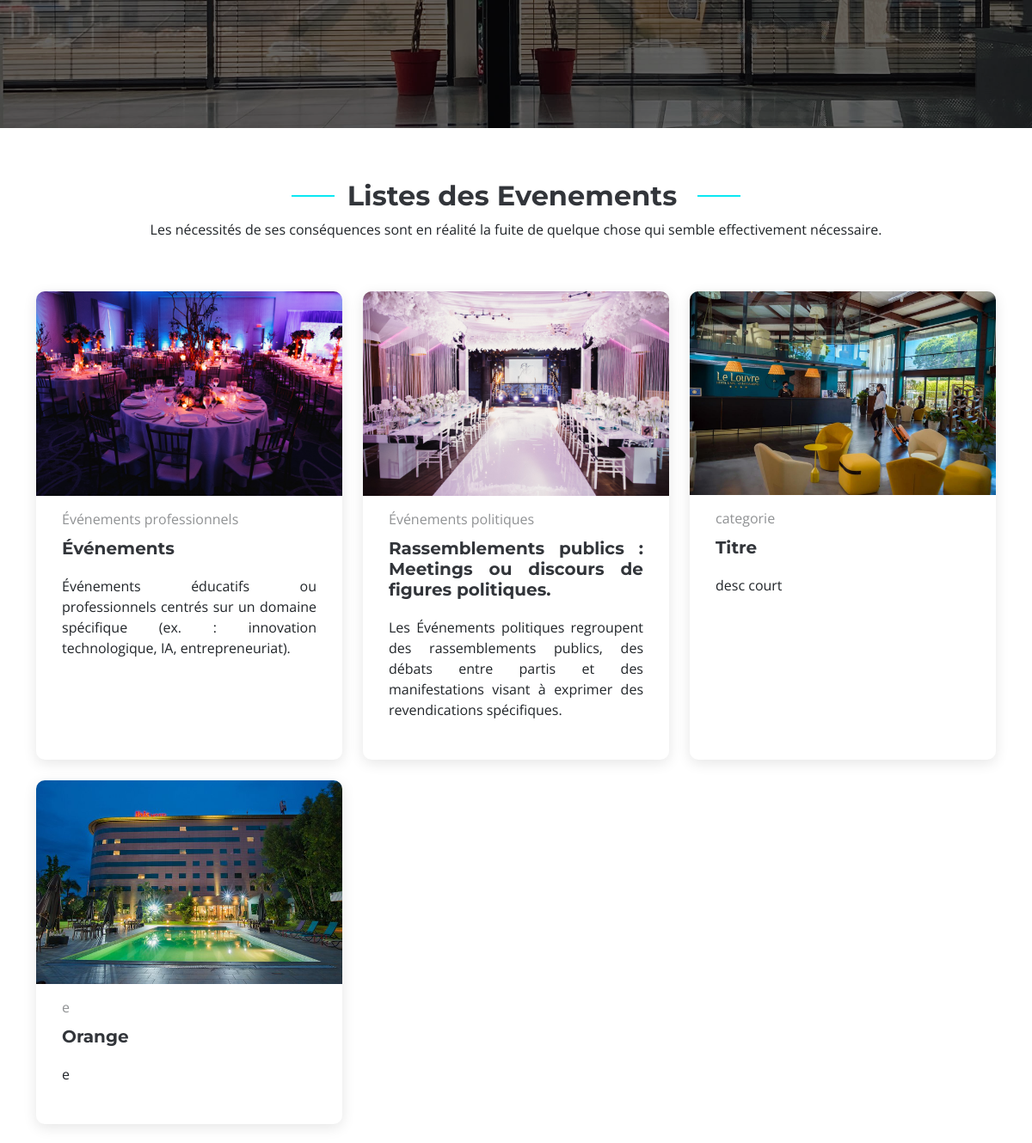
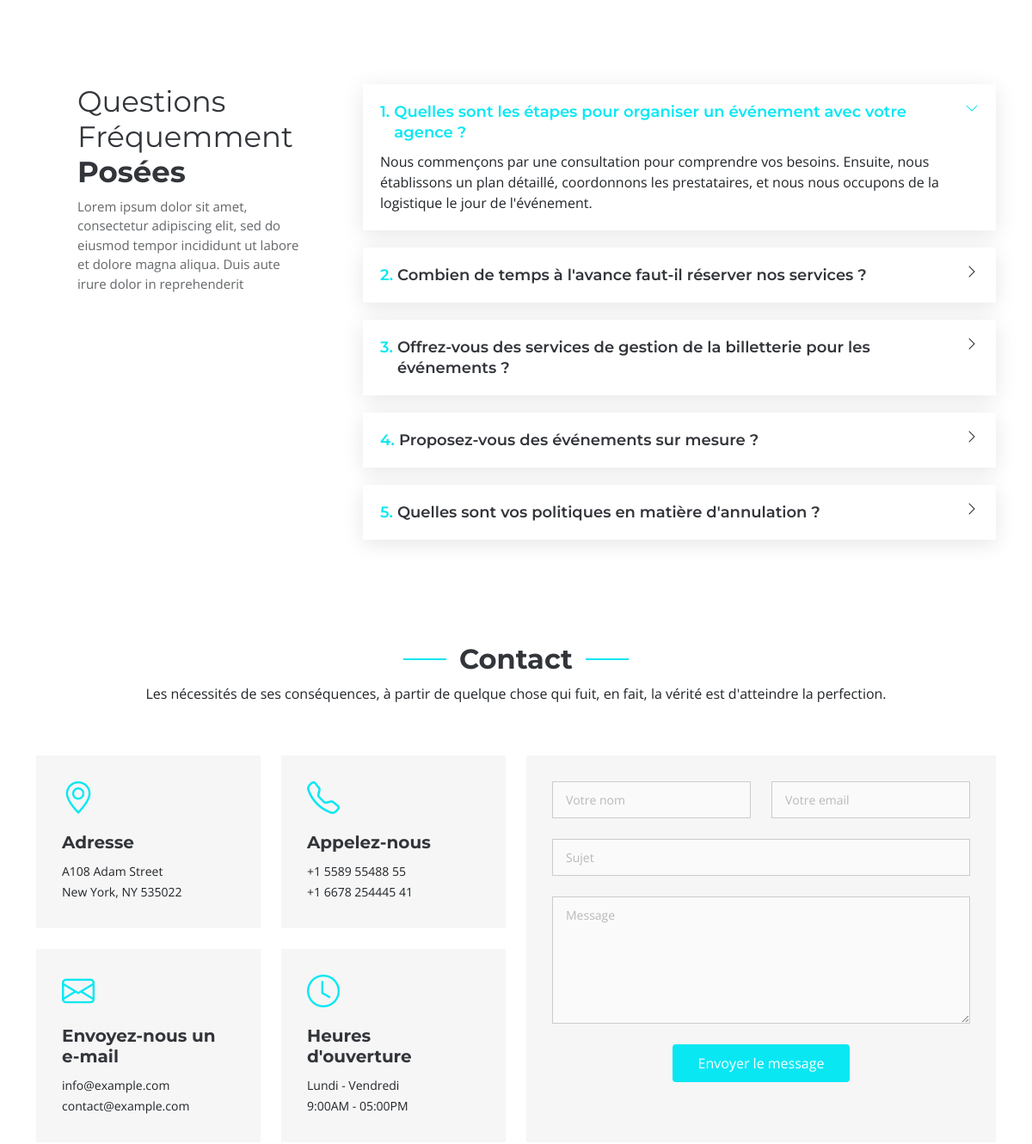
The app's page / (middle part), older data (2 pictures, top to bottom).
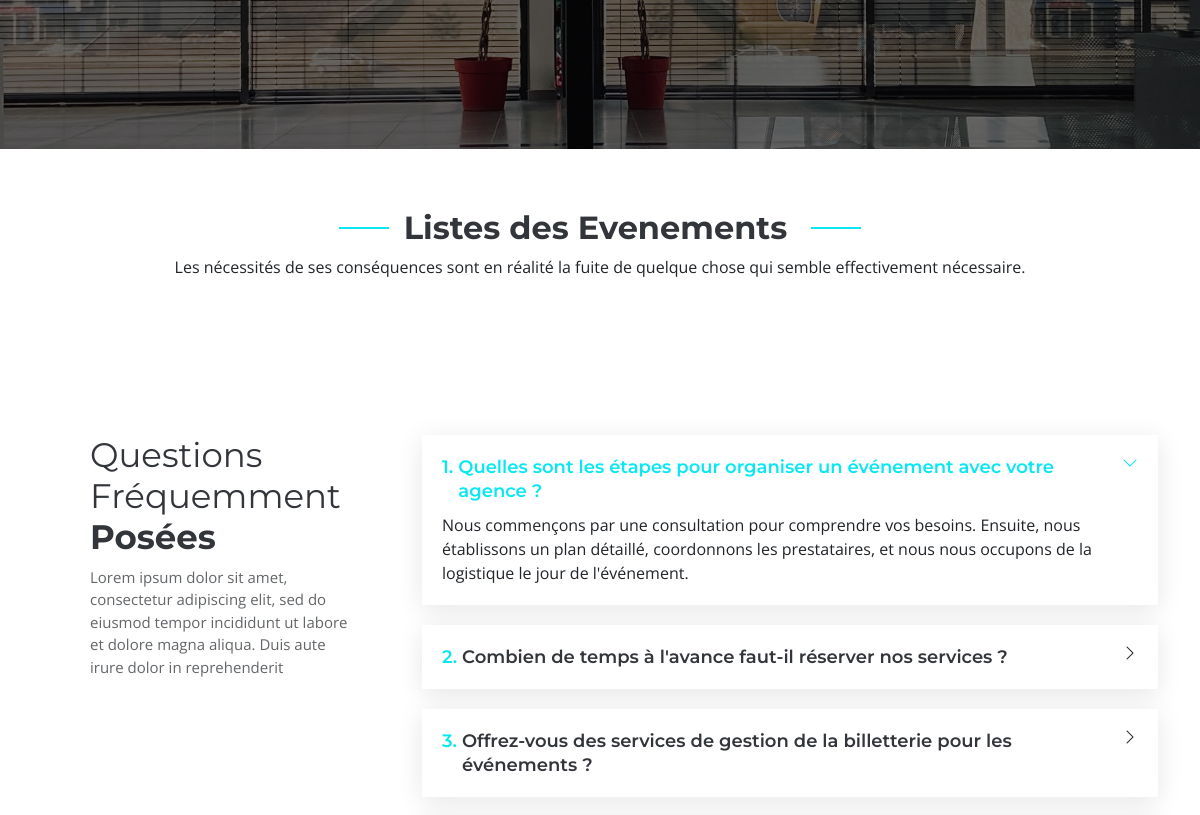
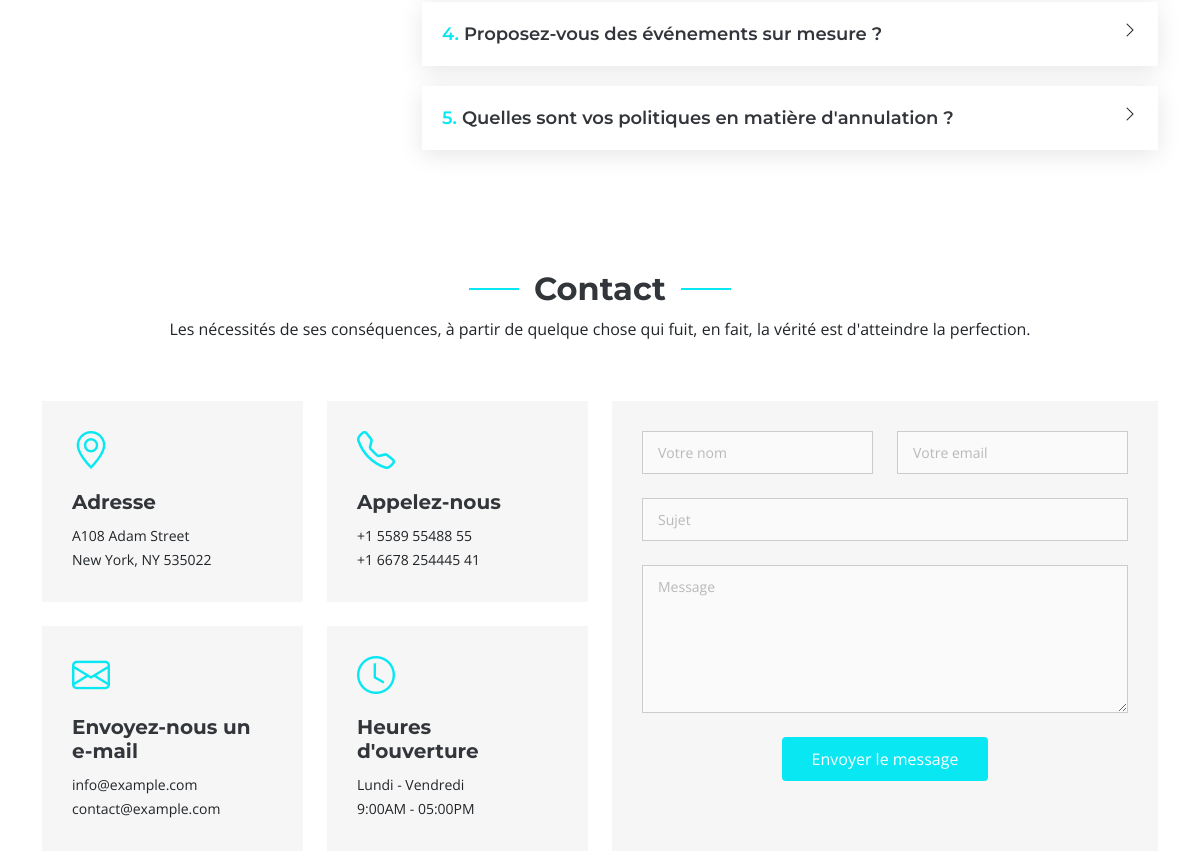
The same page, newer data (2 pictures, top to bottom).
### app/models.py (models this page shows, shortened)
class Event(models.Model):
    category = models.CharField(max_length=100)
    title = models.CharField(max_length=100)
    description_court = models.TextField()
    description_longue = models.TextField()
    location = models.CharField(max_length=200)
    date = models.DateField()
    capacity = models.IntegerField()
    program = models.TextField()
    image = models.ImageField(upload_to='Evenements/')

### app/views.py (the view)
# urls.py: path('', index, name='index'),
def index(request):
    hero = HeroSection.objects.first()
    clients = Client.objects.all()
    events = Event.objects.all()
    for event in events:
        event.program_lines = event.program.splitlines()
    return render(request, 'index.html', {
        'hero': hero,
        'clients': clients,
        'events': events
    })

### app/templates/index.html (shortened to what this page needs)
<!DOCTYPE html>
<html lang="en">
<head>
    {%load static%}
    <link rel="stylesheet" href="https://cdn.jsdelivr.net/npm/aos@2.3.4/dist/aos.css" />
    {%load static%}
    <link href="{% static 'assets/vendor/bootstrap/css/bootstrap.min.css' %}" rel="stylesheet">
    <link href="{% static 'assets/vendor/bootstrap-icons/bootstrap-icons.css' %}" rel="stylesheet">
    <link href="{% static 'assets/vendor/aos/aos.css' %}" rel="stylesheet">
    <link href="{% static 'assets/vendor/glightbox/css/glightbox.min.css' %}" rel="stylesheet">
    <link href="{% static 'assets/vendor/swiper/swiper-bundle.min.css' %}" rel="stylesheet">
    <link rel="stylesheet" href="{% static 'assets/css/main.css' %}">
</head>
<body class="index-page">
    <main class="main">
        {% include 'layouts/static.html' %}
        {% include 'layouts/events.html' %}
        {% include 'layouts/faq.html' %}
        {% include 'layouts/contact.html' %}
    </main>
    {%load static%}
</body>
</html>

### app/templates/layouts/events.html
<section id="recent-posts" class="recent-posts section">
  <div class="container section-title" data-aos="fade-up">
    <h2>Listes des Evenements </h2>
    <p>Les nécessités de ses conséquences sont en réalité la fuite de quelque chose qui semble effectivement nécessaire.</p>
  </div>
  <div class="container">
    <div class="row gy-4">
        {% for event in events %}
        <div class="col-xl-4 col-md-6" data-aos="fade-up" data-aos-delay="{{ forloop.counter0|add:100 }}">
            <article>
                <div class="post-img">
                    <a href="{% url 'details' event.id %}"><img src="{{ event.image.url }}" alt="{{ event.title }}" class="img-fluid"></a>
                </div>
                <p class="post-category">{{ event.category }}</p>
                <h2 class="title text-justify">
                    <a href="{% url 'details' event.id %}">{{ event.title }}</a>
                </h2>
                <p class="description text-justify">{{ event.description_court }}</p>
            </article>
        </div>
        {% endfor %}
    </div>
</div>
</section>

Row changes from the older to the newer data that the page shows:
removed Event: image (picture), category "Événements professionnels", title "Événements", description_court "Événements éducatifs ou professionnels centrés sur un domaine spécifique (ex. : innovation technologique, IA, entrepreneuriat)."
removed Event: image (picture), category "Événements politiques", title "Rassemblements publics : Meetings ou discours de figures politiques.", description_court "Les Événements politiques regroupent des rassemblements publics, des débats entre partis et des manifestations visant à exprimer des revendications spécifiques."
removed Event: image (picture), category "categorie", title "Titre", description_court "desc court"
removed Event: image (picture), category "e", title "Orange", description_court "e"
